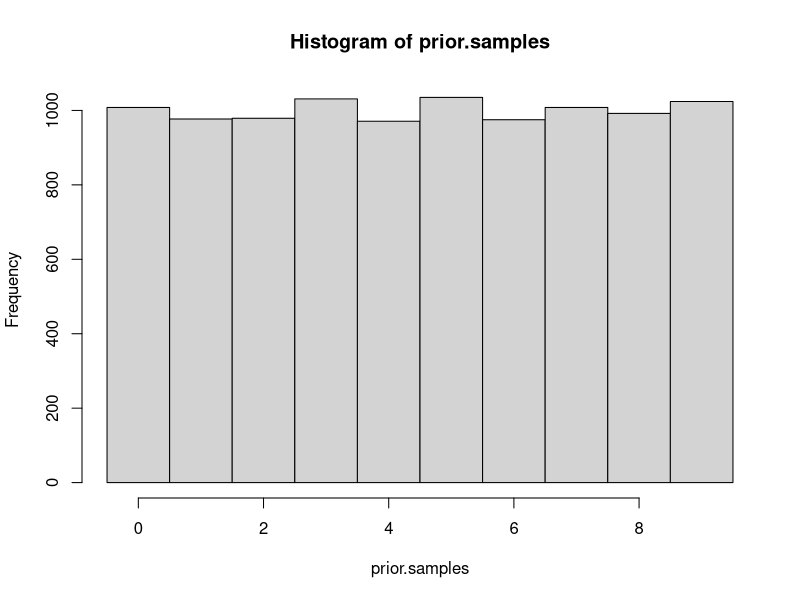
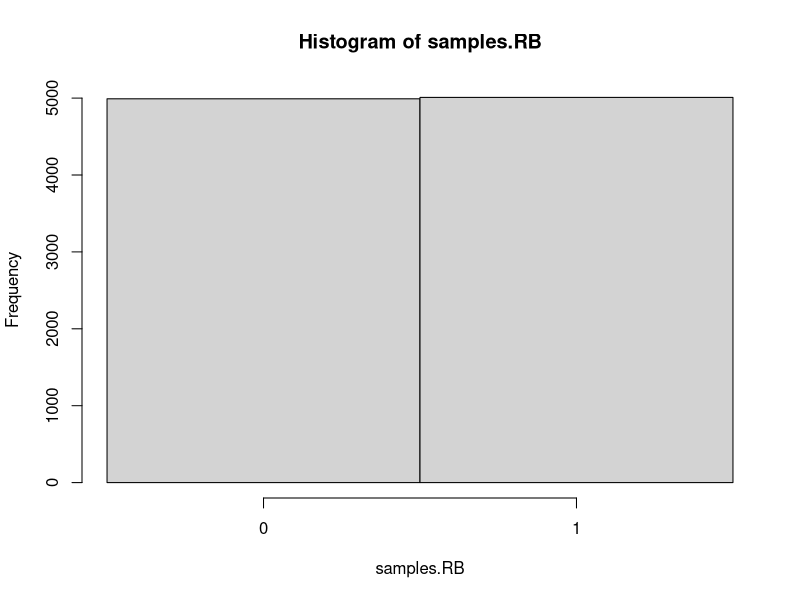
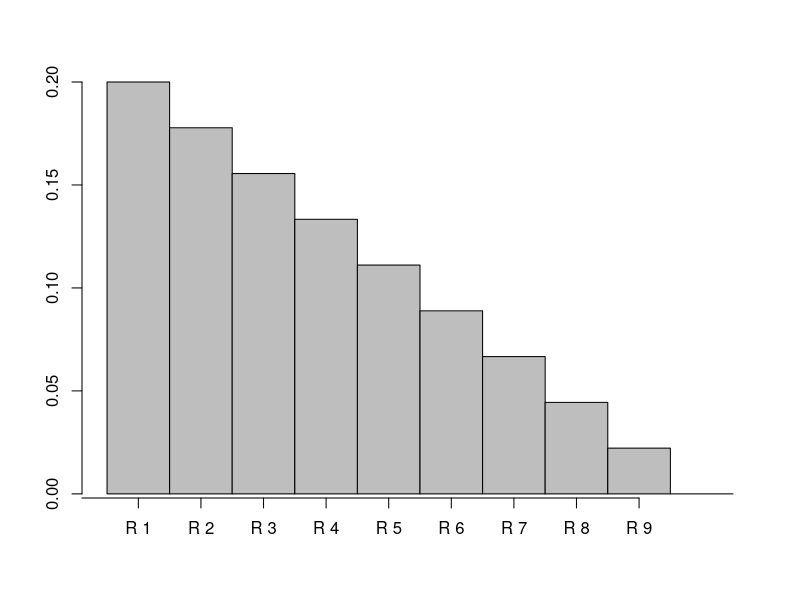
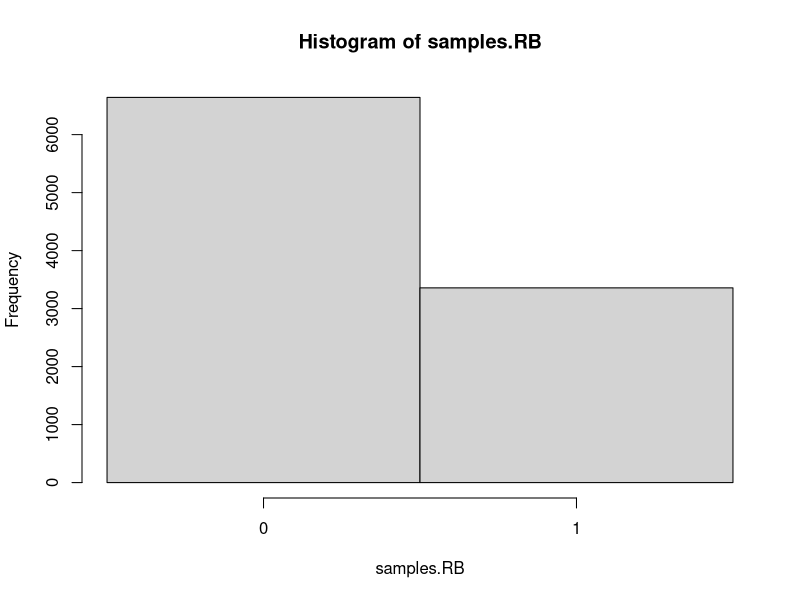

R code for these plots, in order:
## ---- chunk 1
p.hypotheses <- rep(0.1,10)
print(p.hypotheses)
## ---- chunk 2
prior.samples <- sample(0:9,
                       10000,
                       replace = TRUE,
                       # the prob parameter allows to specify the probability
                       # of each hypothesis.
                       prob=p.hypotheses)
head(prior.samples)
## ---- chunk 3
hist(
  prior.samples,
  # this is to have the x ticks centered below the bars
  breaks=seq(min(prior.samples)-0.5, max(prior.samples)+0.5, by=1)
)
## ---- chunk 4
p.RB <- prior.samples / 9
head(p.RB)
## ---- chunk 5
samples.RB <- rbinom(
  n=length(p.RB),
  size=1,
  prob=p.RB
)
head(samples.RB)
## ---- chunk 6
hist(
  samples.RB,
  breaks=seq(min(samples.RB)-0.5, max(samples.RB)+0.5, by=1),
  xaxt='n'
)
axis(1,at=c(0,1))
## ---- chunk 7
likelihood <- (9-c(0:9)) / 9 
print(likelihood)
## ---- chunk 8
p.R3 <- p.hypotheses[3]
print(paste('p(R3)=', p.R3))

p.BB.given.R3 <- likelihood[3]
print(paste('p(BB|R3)=', p.BB.given.R3))

evidence <- sum(likelihood*p.hypotheses)
print(paste('p(BB)=', p.BB.given.R3))

p.R3.given.BB <- p.R3 * p.BB.given.R3 / evidence
print(paste('p(R3|BB)=', p.R3.given.BB))
## ---- chunk 9
posterior <- c()
for (i in c(1:10)){
  p.Ri.given.BB <- p.hypotheses[i] * likelihood[i] / evidence
  print(paste('p(R', i, '|BB)=', p.Ri.given.BB))
  posterior <- c(posterior, p.Ri.given.BB)
}
## ---- chunk 10
print(sum(posterior))
## ---- chunk 11
barplot(posterior,space=0)
axis(1,at=c(0:9)-0.5, labels=paste('R', c(0:9)))
## ---- chunk 12
# don't worry too much about 'cat'
# if you're curious why not print, try 
# to use print(paste('Prior vector: ', p.hypotheses)) instead
cat('Prior vector: ', p.hypotheses)
## ---- chunk 13
likelihood.array <- cbind(
  c(0:9)/9,
  1-(c(0:9)/9)
)
rownames(likelihood.array) <- paste('R',c(0:9),sep='')
colnames(likelihood.array) <- c('RB', 'BB')
print(likelihood.array)
## ---- chunk 14
bayes.numerator <- likelihood.array * p.hypotheses
print(bayes.numerator)
## ---- chunk 15
posterior <- t(t(bayes.numerator)/colSums(bayes.numerator))
print(posterior)
## ---- chunk 16
# only change is here
p.hypotheses <- c(0.4, rep(0.6/9,9))

# Same code as above
prior.samples <- sample(0:9,
                       10000,
                       replace = TRUE,
                       # the prob parameter allows to specify the probability
                       # of each hypothesis.
                       prob=p.hypotheses)
p.RB <- prior.samples / 9
samples.RB <- rbinom(
  n=length(p.RB),
  size=1,
  prob=p.RB
)
hist(
  samples.RB,
  breaks=seq(min(samples.RB)-0.5, max(samples.RB)+0.5, by=1),
  xaxt='n'
)
axis(1,at=c(0,1))
